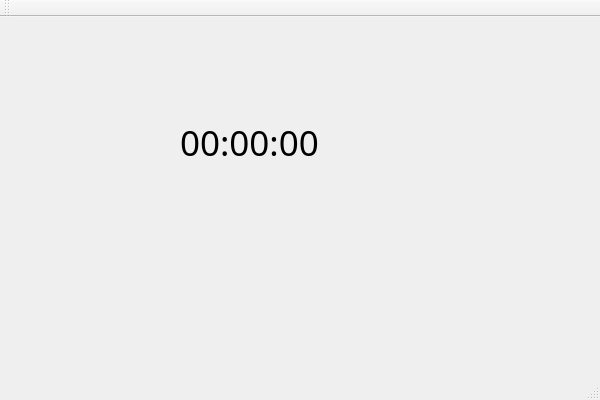
<?xml version="1.0" encoding="UTF-8"?>
<ui version="4.0">
 <class>Test8_2AClass</class>
 <widget class="QMainWindow" name="Test8_2AClass">
  <property name="geometry">
   <rect>
    <x>0</x>
    <y>0</y>
    <width>600</width>
    <height>400</height>
   </rect>
  </property>
  <property name="windowTitle">
   <string>Test8_2A</string>
  </property>
  <widget class="QWidget" name="centralWidget">
   <widget class="QLabel" name="labelTime">
    <property name="geometry">
     <rect>
      <x>180</x>
      <y>90</y>
      <width>171</width>
      <height>71</height>
     </rect>
    </property>
    <property name="font">
     <font>
      <family>Algerian</family>
      <pointsize>26</pointsize>
     </font>
    </property>
    <property name="text">
     <string>00:00:00</string>
    </property>
   </widget>
  </widget>
  <widget class="QMenuBar" name="menuBar">
   <property name="geometry">
    <rect>
     <x>0</x>
     <y>0</y>
     <width>600</width>
     <height>23</height>
    </rect>
   </property>
  </widget>
  <widget class="QToolBar" name="mainToolBar">
   <attribute name="toolBarArea">
    <enum>TopToolBarArea</enum>
   </attribute>
   <attribute name="toolBarBreak">
    <bool>false</bool>
   </attribute>
  </widget>
  <widget class="QStatusBar" name="statusBar"/>
 </widget>
 <layoutdefault spacing="6" margin="11"/>
 <resources>
  <include location="Test8_2A.qrc"/>
 </resources>
 <connections/>
</ui>
